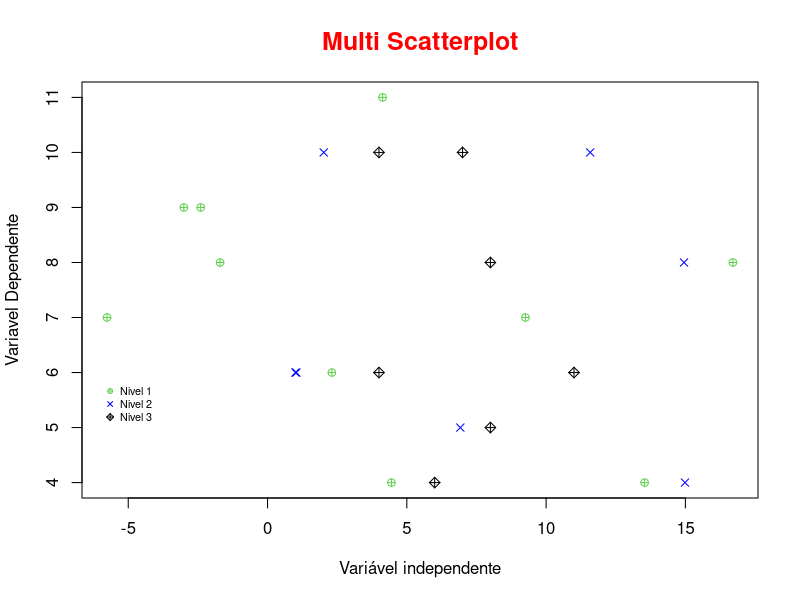

Recreate this plot in R.
getwd()

set.seed(67)
x = rnorm(10,5,7)
y = rpois(10,7)
z = rnorm(10,6,7)
t = rpois(10,9)

#criar o plot
plot(x, y, col= 123, pch= 10, main = "Multi Scatterplot",
     col.main = "red", cex.main = 1.5, xlab = "Variável independente",
     ylab = "Variavel Dependente")

#adicionando outros dados no grafico
points(z, t, col= "blue", pch= 4)

#adiciona outros dados no grafico
points(y, t, col= 777, pch= 9)

#Criar a lengenda
legend(-6, 5.9, legend = c("Nivel 1", "Nivel 2", "Nivel 3"),
       col = c(123, "blue", 777), pch= c(10,4,9),
       cex = 0.65, bty = "n")

#Em consideração é assim
#o Grafico de Scatterplot é a forma mais simples de visualizar
# a o resultado entre variaveis alvo.

